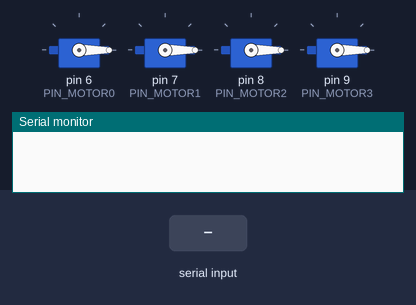
Recording of a sketch running on a simulated Arduino Uno, built with avr-gcc and run on an emulated ATmega328P. On the bench: 4 × servo, the last lines printed to the serial monitor. Inputs (shaded band) come from the test bench.

Above: at 1.2 s.
1.3 s: "90,45\n" received over Serial
At 2.1 s:
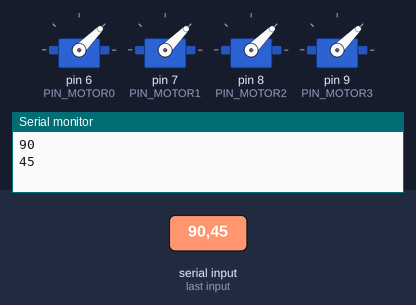
3.8 s: "30,150\n" received over Serial
At 4.6 s:
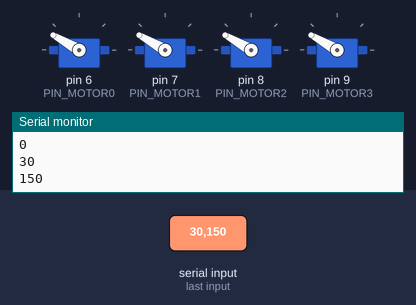
6.3 s: "200\n" received over Serial
At 7.1 s:
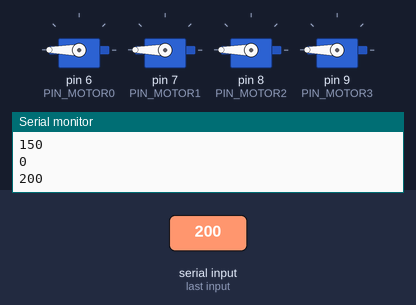
Timing chart, 0 to 9.3 s (numbered marks = the images above; inputs shaded):
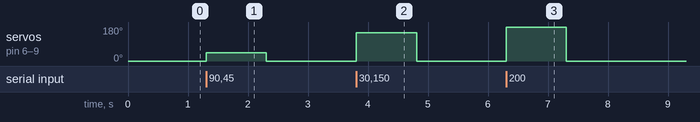

The sketch:

quadcopter.ino
```cpp
#include <Servo.h>

#define PIN_MOTOR0 6
#define PIN_MOTOR1 7
#define PIN_MOTOR2 8
#define PIN_MOTOR3 9

Servo motor0;
Servo motor1;
Servo motor2;
Servo motor3;

int value = 0;

void setup() {
  Serial.begin(9600);

  motor0.attach(PIN_MOTOR0, 1000, 2000);
  motor1.attach(PIN_MOTOR1, 1000, 2000);
  motor2.attach(PIN_MOTOR2, 1000, 2000);
  motor3.attach(PIN_MOTOR3, 1000, 2000);
}

void loop() {
  //Serial.println("lol2");
  motor0.write(value);
  motor1.write(value);
  motor2.write(value);
  motor3.write(value);
  //value = Serial.parseInt();

  if(Serial.available()) {
    value = Serial.parseInt();
    Serial.println(value);
  }
  //Serial.println(value);
  //delay(1000);
}
```

Measured:
- after the input at 1.3 s, servo on pin 6 (PIN_MOTOR0), servo on pin 7 (PIN_MOTOR1), servo on pin 8 (PIN_MOTOR2), servo on pin 9 (PIN_MOTOR3): 0° → 45° at once, → 0° 1.0 s later
- after the input at 3.8 s, servo on pin 6 (PIN_MOTOR0), servo on pin 7 (PIN_MOTOR1), servo on pin 8 (PIN_MOTOR2), servo on pin 9 (PIN_MOTOR3): 0° → 150° at once, → 0° 1.0 s later
- after the input at 6.3 s, servo on pin 6 (PIN_MOTOR0), servo on pin 7 (PIN_MOTOR1), servo on pin 8 (PIN_MOTOR2), servo on pin 9 (PIN_MOTOR3): 0° → 180° at once, → 0° 1.0 s later
